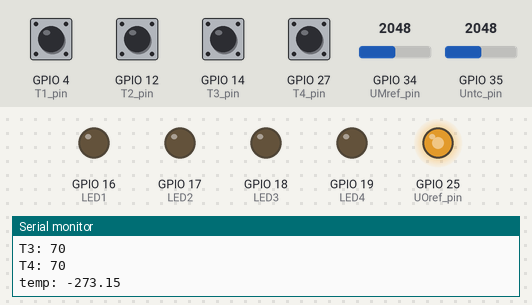
The program below on a simulated ESP32. Parts: output pins drawn as LEDs (lit = HIGH), the last lines printed to the serial monitor. The inputs (shaded band) are chosen by the test bench; at power-on: GPIO 4 (T1_pin), GPIO 12 (T2_pin), GPIO 14 (T3_pin), GPIO 27 (T4_pin) HIGH, GPIO 35 (Untc_pin) = 2048, GPIO 34 (UMref_pin) = 2048.

Above: at 1.2 s.
1.3 s: GPIO 4 (T1_pin) pulled LOW for 0.15 s
At 1.37 s:
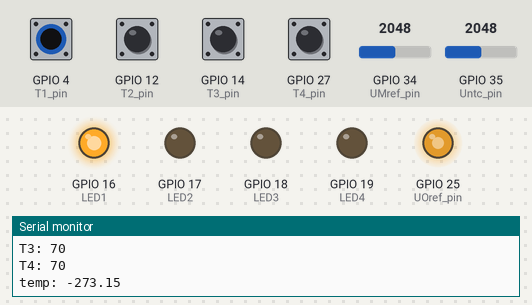
2.9 s: GPIO 12 (T2_pin) pulled LOW for 0.15 s
At 2.97 s:
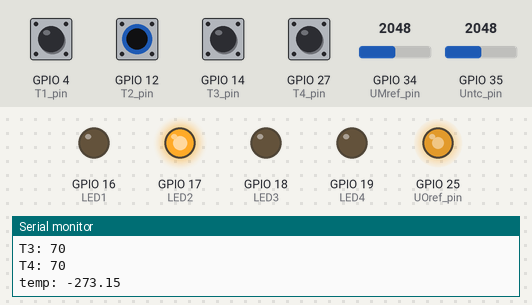
4.5 s: GPIO 14 (T3_pin) pulled LOW for 0.15 s
At 4.57 s:
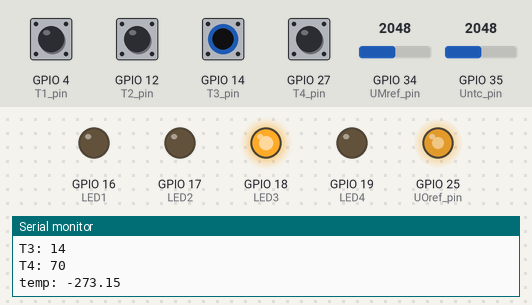
6.1 s: GPIO 27 (T4_pin) pulled LOW for 0.15 s
At 6.17 s:
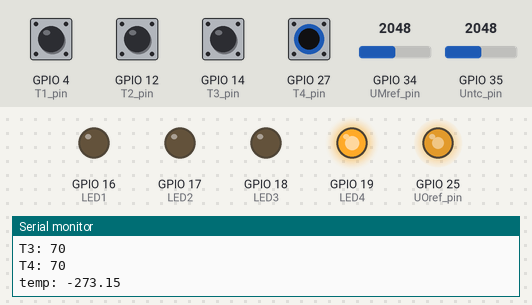
7.7 s: GPIO 35 (Untc_pin) set to 2120
Timing chart, 0 to 10.5 s (numbered marks = the images above; inputs shaded):
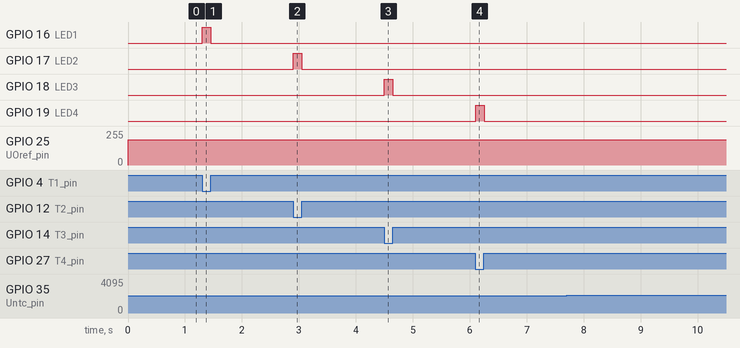

Measured:
- after the input at 1.3 s, GPIO 16 (LED1): LOW → HIGH at once, → LOW 0.15 s later
- after the input at 2.9 s, GPIO 17 (LED2): LOW → HIGH at once, → LOW 0.15 s later
- after the input at 4.5 s, GPIO 18 (LED3): LOW → HIGH at once, → LOW 0.15 s later
- after the input at 6.1 s, GPIO 19 (LED4): LOW → HIGH at once, → LOW 0.15 s later

The program:

main.cpp
```cpp
#include <Arduino.h>
#include "esp_system.h"
//#include "WiFi.h"

//WiFiServer server(80);
const char* ssid = "Max RubaDub is in the house";
const char* password = "123456789";

#define T1_pin 4
#define T2_pin 12
#define T3_pin 14
#define T4_pin 27
#define LED1 16
#define LED2 17
#define LED3 18
#define LED4 19

#define UOref_pin 25 //Gibt Ref Spannung auf den Spannungsteiler aus
#define UMref_pin 34 //Misst ntc Ref Spannung
#define Untc_pin 35 // Misst Spannung am ntc

int T1v;
int T2v;
int T3v;
int T4v;

int UOref = 190;
float temp;
float B = 4250;
float TN = 298.15;
float TK = 273.15;
float Untc = 0;
float Uref = 0;
float RT = 0;

void shine();
void Tread();
void tempf();

long unsigned int Time;
long unsigned int waitTime = 500;

void setup() {
  // put your setup code here, to run once:
  //WiFi.softAP(ssid, password);
  //IPAddress IP = WiFi.softAPIP();
  //Serial.print("AP IP address: ");
  //Serial.println(IP);


  Serial.begin(9600);

  pinMode(LED1, OUTPUT);
  pinMode(LED2, OUTPUT);
  pinMode(LED3, OUTPUT);
  pinMode(LED4, OUTPUT);

  pinMode(UOref_pin, OUTPUT);
}

void loop() {
  // put your main code here, to run repeatedly:
  waitTime = 250;
  Time = millis();

  if(Time%waitTime < 10){
  Serial.print("T1: ");
  Serial.println(T1v);
  }
  if(Time%waitTime < 10){
  Serial.print("T2: ");
  Serial.println(T2v);
  }
  if(Time%waitTime < 10){
  Serial.print("T3: ");
  Serial.println(T3v);
  }
  if(Time%waitTime < 10){
  Serial.print("T4: ");
  Serial.println(T4v);
  }
  if(Time%waitTime < 10){
  Serial.print("temp: ");
  Serial.println(temp);
  }
  Tread();
  shine();
  tempf();
}

void shine(){
  if (T1v < 15){
    digitalWrite(LED1,HIGH);
  }
  else if(T2v < 15){
    digitalWrite(LED2,HIGH);
  }
  else if(T3v < 15){
    digitalWrite(LED3,HIGH);
  }
  else if(T4v < 15){
    digitalWrite(LED4,HIGH);
  }
  else
  {
   digitalWrite(LED1,LOW);
   digitalWrite(LED2,LOW);
   digitalWrite(LED3,LOW);
   digitalWrite(LED4,LOW);
  }
}

void Tread(){
int count = 15;
T1v = 0;
T2v = 0;
T3v = 0;
T4v = 0;
for (size_t i = 0; i < count; i++)
{
  T1v = T1v + touchRead(T1_pin);
  T2v = T2v + touchRead(T2_pin);
  T3v = T3v + touchRead(T3_pin);
  T4v = T4v + touchRead(T4_pin);
}
T1v = T1v/count;
T2v = T2v/count;
T3v = T3v/count;
T4v = T4v/count;
}

void tempf(){
  temp = 0;
  float temp2 = 0;
  for (int i = 0; i < 10; i++)
  {
  dacWrite(UOref_pin, UOref);
  Untc = analogRead(Untc_pin);
  Uref = analogRead(UMref_pin);
  Untc = (Untc+218.54)/1253.1;
  Uref = (Uref+218.54)/1253.1;
  RT = Untc / (Uref-Untc);
  temp2 = 100/(100/TN + 100/B * log(RT));
  temp2 = temp2 - TK;
  temp = temp + temp2;
  }
  temp = temp/10;
}
```
